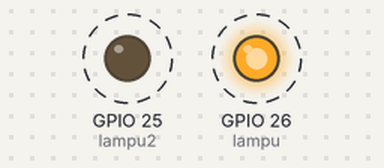
Bench run of a sketch on a simulated ESP32. On the bench: output pins drawn as LEDs (lit = HIGH). Dashed ring = blinking. What the sketch prints to the serial monitor is not drawn.

Above: at 0.05 s.
Timing chart, 0 to 3.0 s (numbered marks = the images above):
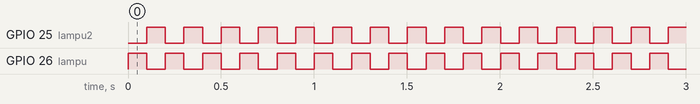

The sketch:

sketch_apr11a.ino
```cpp
#include <Arduino.h>  // Wajib untuk PlatformIO + ESP32

// Deklarasi pin LED
int lampu = 26;
int lampu2 = 25;

// Konstanta untuk kecepatan sirine
const int SIREN_SPEED = 100; // Waktu delay dalam milidetik (semakin kecil semakin cepat)

void setup() {
    Serial.begin(115200);  // Inisialisasi komunikasi Serial
    Serial.println("ESP32 LED Sirine");

    // Atur pin sebagai OUTPUT
    pinMode(lampu, OUTPUT);
    pinMode(lampu2, OUTPUT);
}

void loop() {
    // Pattern sirine - lampu bergantian

    // Lampu 1 nyala, lampu 2 mati
    digitalWrite(lampu, HIGH);
    digitalWrite(lampu2, LOW);
    Serial.println("Lampu 1 ON, Lampu 2 OFF");
    delay(SIREN_SPEED);

    // Lampu 1 mati, lampu 2 nyala
    digitalWrite(lampu, LOW);
    digitalWrite(lampu2, HIGH);
    Serial.println("Lampu 1 OFF, Lampu 2 ON");
    delay(SIREN_SPEED);
}
```

Measured:
- by itself, GPIO 25 (lampu2), GPIO 26 (lampu): alternates HIGH for 0.10 s and LOW for 0.10 s
